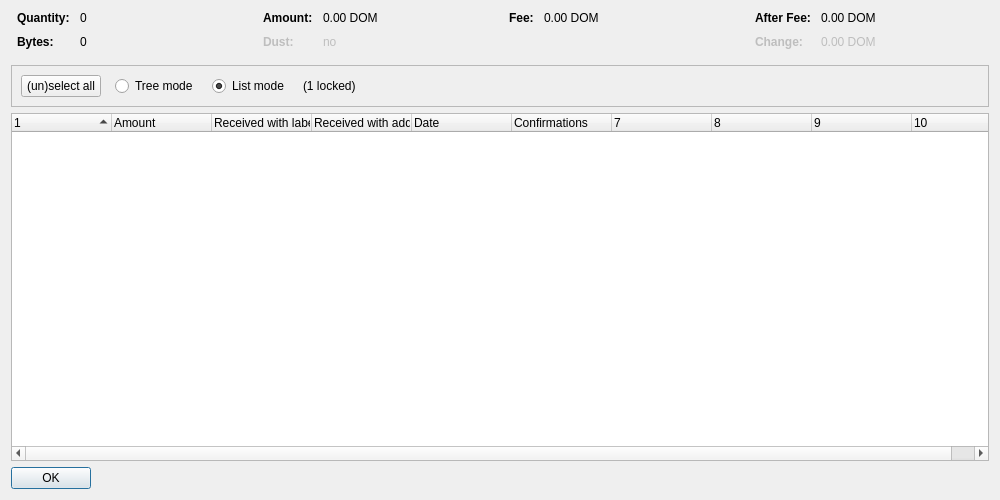
<?xml version="1.0" encoding="UTF-8"?>
<ui version="4.0">
 <class>CoinControlDialog</class>
 <widget class="QDialog" name="CoinControlDialog">
  <property name="geometry">
   <rect>
    <x>0</x>
    <y>0</y>
    <width>1000</width>
    <height>500</height>
   </rect>
  </property>
  <property name="windowTitle">
   <string>Coin Selection</string>
  </property>
  <layout class="QVBoxLayout" name="verticalLayout">
   <item>
    <layout class="QHBoxLayout" name="horizontalLayoutTop" stretch="0,0,0,0">
     <property name="topMargin">
      <number>0</number>
     </property>
     <property name="bottomMargin">
      <number>10</number>
     </property>
     <item>
      <layout class="QFormLayout" name="formLayoutCoinControl1">
       <property name="horizontalSpacing">
        <number>10</number>
       </property>
       <property name="verticalSpacing">
        <number>10</number>
       </property>
       <property name="leftMargin">
        <number>6</number>
       </property>
       <property name="rightMargin">
        <number>6</number>
       </property>
       <item row="0" column="0">
        <widget class="QLabel" name="labelCoinControlQuantityText">
         <property name="font">
          <font>
           <weight>75</weight>
           <bold>true</bold>
          </font>
         </property>
         <property name="text">
          <string>Quantity:</string>
         </property>
        </widget>
       </item>
       <item row="0" column="1">
        <widget class="QLabel" name="labelCoinControlQuantity">
         <property name="cursor">
          <cursorShape>IBeamCursor</cursorShape>
         </property>
         <property name="contextMenuPolicy">
          <enum>Qt::ActionsContextMenu</enum>
         </property>
         <property name="text">
          <string notr="true">0</string>
         </property>
         <property name="textInteractionFlags">
          <set>Qt::LinksAccessibleByMouse|Qt::TextSelectableByKeyboard|Qt::TextSelectableByMouse</set>
         </property>
        </widget>
       </item>
       <item row="1" column="0">
        <widget class="QLabel" name="labelCoinControlBytesText">
         <property name="font">
          <font>
           <weight>75</weight>
           <bold>true</bold>
          </font>
         </property>
         <property name="text">
          <string>Bytes:</string>
         </property>
        </widget>
       </item>
       <item row="1" column="1">
        <widget class="QLabel" name="labelCoinControlBytes">
         <property name="cursor">
          <cursorShape>IBeamCursor</cursorShape>
         </property>
         <property name="contextMenuPolicy">
          <enum>Qt::ActionsContextMenu</enum>
         </property>
         <property name="text">
          <string notr="true">0</string>
         </property>
         <property name="textInteractionFlags">
          <set>Qt::LinksAccessibleByMouse|Qt::TextSelectableByKeyboard|Qt::TextSelectableByMouse</set>
         </property>
        </widget>
       </item>
      </layout>
     </item>
     <item>
      <layout class="QFormLayout" name="formLayoutCoinControl2">
       <property name="horizontalSpacing">
        <number>10</number>
       </property>
       <property name="verticalSpacing">
        <number>10</number>
       </property>
       <property name="leftMargin">
        <number>6</number>
       </property>
       <property name="rightMargin">
        <number>6</number>
       </property>
       <item row="0" column="0">
        <widget class="QLabel" name="labelCoinControlAmountText">
         <property name="font">
          <font>
           <weight>75</weight>
           <bold>true</bold>
          </font>
         </property>
         <property name="text">
          <string>Amount:</string>
         </property>
        </widget>
       </item>
       <item row="0" column="1">
        <widget class="QLabel" name="labelCoinControlAmount">
         <property name="cursor">
          <cursorShape>IBeamCursor</cursorShape>
         </property>
         <property name="contextMenuPolicy">
          <enum>Qt::ActionsContextMenu</enum>
         </property>
         <property name="text">
          <string notr="true">0.00 DOM</string>
         </property>
         <property name="textInteractionFlags">
          <set>Qt::LinksAccessibleByMouse|Qt::TextSelectableByKeyboard|Qt::TextSelectableByMouse</set>
         </property>
        </widget>
       </item>
       <item row="1" column="0">
        <widget class="QLabel" name="labelCoinControlLowOutputText">
         <property name="enabled">
          <bool>false</bool>
         </property>
         <property name="font">
          <font>
           <weight>75</weight>
           <bold>true</bold>
          </font>
         </property>
         <property name="text">
          <string>Dust:</string>
         </property>
        </widget>
       </item>
       <item row="1" column="1">
        <widget class="QLabel" name="labelCoinControlLowOutput">
         <property name="enabled">
          <bool>false</bool>
         </property>
         <property name="cursor">
          <cursorShape>IBeamCursor</cursorShape>
         </property>
         <property name="contextMenuPolicy">
          <enum>Qt::ActionsContextMenu</enum>
         </property>
         <property name="text">
          <string notr="true">no</string>
         </property>
         <property name="textInteractionFlags">
          <set>Qt::LinksAccessibleByMouse|Qt::TextSelectableByKeyboard|Qt::TextSelectableByMouse</set>
         </property>
        </widget>
       </item>
      </layout>
     </item>
     <item>
      <layout class="QFormLayout" name="formLayoutCoinControl3">
       <property name="horizontalSpacing">
        <number>10</number>
       </property>
       <property name="verticalSpacing">
        <number>10</number>
       </property>
       <property name="leftMargin">
        <number>6</number>
       </property>
       <property name="rightMargin">
        <number>6</number>
       </property>
       <item row="0" column="0">
        <widget class="QLabel" name="labelCoinControlFeeText">
         <property name="font">
          <font>
           <weight>75</weight>
           <bold>true</bold>
          </font>
         </property>
         <property name="text">
          <string>Fee:</string>
         </property>
        </widget>
       </item>
       <item row="0" column="1">
        <widget class="QLabel" name="labelCoinControlFee">
         <property name="cursor">
          <cursorShape>IBeamCursor</cursorShape>
         </property>
         <property name="contextMenuPolicy">
          <enum>Qt::ActionsContextMenu</enum>
         </property>
         <property name="text">
          <string notr="true">0.00 DOM</string>
         </property>
         <property name="textInteractionFlags">
          <set>Qt::LinksAccessibleByMouse|Qt::TextSelectableByKeyboard|Qt::TextSelectableByMouse</set>
         </property>
        </widget>
       </item>
      </layout>
     </item>
     <item>
      <layout class="QFormLayout" name="formLayoutCoinControl4">
       <property name="horizontalSpacing">
        <number>10</number>
       </property>
       <property name="verticalSpacing">
        <number>10</number>
       </property>
       <property name="leftMargin">
        <number>6</number>
       </property>
       <property name="rightMargin">
        <number>6</number>
       </property>
       <item row="0" column="0">
        <widget class="QLabel" name="labelCoinControlAfterFeeText">
         <property name="font">
          <font>
           <weight>75</weight>
           <bold>true</bold>
          </font>
         </property>
         <property name="text">
          <string>After Fee:</string>
         </property>
        </widget>
       </item>
       <item row="0" column="1">
        <widget class="QLabel" name="labelCoinControlAfterFee">
         <property name="cursor">
          <cursorShape>IBeamCursor</cursorShape>
         </property>
         <property name="contextMenuPolicy">
          <enum>Qt::ActionsContextMenu</enum>
         </property>
         <property name="text">
          <string notr="true">0.00 DOM</string>
         </property>
         <property name="textInteractionFlags">
          <set>Qt::LinksAccessibleByMouse|Qt::TextSelectableByKeyboard|Qt::TextSelectableByMouse</set>
         </property>
        </widget>
       </item>
       <item row="1" column="0">
        <widget class="QLabel" name="labelCoinControlChangeText">
         <property name="enabled">
          <bool>false</bool>
         </property>
         <property name="font">
          <font>
           <weight>75</weight>
           <bold>true</bold>
          </font>
         </property>
         <property name="text">
          <string>Change:</string>
         </property>
        </widget>
       </item>
       <item row="1" column="1">
        <widget class="QLabel" name="labelCoinControlChange">
         <property name="enabled">
          <bool>false</bool>
         </property>
         <property name="cursor">
          <cursorShape>IBeamCursor</cursorShape>
         </property>
         <property name="contextMenuPolicy">
          <enum>Qt::ActionsContextMenu</enum>
         </property>
         <property name="text">
          <string notr="true">0.00 DOM</string>
         </property>
         <property name="textInteractionFlags">
          <set>Qt::LinksAccessibleByMouse|Qt::TextSelectableByKeyboard|Qt::TextSelectableByMouse</set>
         </property>
        </widget>
       </item>
      </layout>
     </item>
    </layout>
   </item>
   <item>
    <widget class="QFrame" name="frame">
     <property name="minimumSize">
      <size>
       <width>0</width>
       <height>40</height>
      </size>
     </property>
     <property name="frameShape">
      <enum>QFrame::StyledPanel</enum>
     </property>
     <property name="frameShadow">
      <enum>QFrame::Sunken</enum>
     </property>
     <layout class="QHBoxLayout" name="horizontalLayout">
      <item>
       <layout class="QHBoxLayout" name="horizontalLayoutPanel" stretch="0,0,0,0,0">
        <property name="spacing">
         <number>14</number>
        </property>
        <item>
         <widget class="QPushButton" name="pushButtonSelectAll">
          <property name="sizePolicy">
           <sizepolicy hsizetype="Maximum" vsizetype="Fixed">
            <horstretch>0</horstretch>
            <verstretch>0</verstretch>
           </sizepolicy>
          </property>
          <property name="text">
           <string>(un)select all</string>
          </property>
          <property name="autoDefault">
           <bool>false</bool>
          </property>
         </widget>
        </item>
        <item>
         <widget class="QRadioButton" name="radioTreeMode">
          <property name="sizePolicy">
           <sizepolicy hsizetype="Maximum" vsizetype="Fixed">
            <horstretch>0</horstretch>
            <verstretch>0</verstretch>
           </sizepolicy>
          </property>
          <property name="text">
           <string>Tree mode</string>
          </property>
         </widget>
        </item>
        <item>
         <widget class="QRadioButton" name="radioListMode">
          <property name="sizePolicy">
           <sizepolicy hsizetype="Maximum" vsizetype="Fixed">
            <horstretch>0</horstretch>
            <verstretch>0</verstretch>
           </sizepolicy>
          </property>
          <property name="text">
           <string>List mode</string>
          </property>
          <property name="checked">
           <bool>true</bool>
          </property>
         </widget>
        </item>
        <item>
         <widget class="QLabel" name="labelLocked">
          <property name="text">
           <string notr="true">(1 locked)</string>
          </property>
         </widget>
        </item>
        <item>
         <spacer name="horizontalSpacer">
          <property name="orientation">
           <enum>Qt::Horizontal</enum>
          </property>
          <property name="sizeHint" stdset="0">
           <size>
            <width>40</width>
            <height>20</height>
           </size>
          </property>
         </spacer>
        </item>
       </layout>
      </item>
     </layout>
    </widget>
   </item>
   <item>
    <widget class="CoinControlTreeWidget" name="treeWidget">
     <property name="contextMenuPolicy">
      <enum>Qt::CustomContextMenu</enum>
     </property>
     <property name="sortingEnabled">
      <bool>false</bool>
     </property>
     <property name="columnCount">
      <number>10</number>
     </property>
     <attribute name="headerShowSortIndicator" stdset="0">
      <bool>true</bool>
     </attribute>
     <attribute name="headerStretchLastSection">
      <bool>false</bool>
     </attribute>
     <column>
      <property name="text">
       <string/>
      </property>
     </column>
     <column>
      <property name="text">
       <string>Amount</string>
      </property>
     </column>
     <column>
      <property name="text">
       <string>Received with label</string>
      </property>
     </column>
     <column>
      <property name="text">
       <string>Received with address</string>
      </property>
     </column>
     <column>
      <property name="text">
       <string>Date</string>
      </property>
     </column>
     <column>
      <property name="text">
       <string>Confirmations</string>
      </property>
      <property name="toolTip">
       <string>Confirmed</string>
      </property>
     </column>
     <column>
      <property name="text">
       <string/>
      </property>
     </column>
     <column>
      <property name="text">
       <string/>
      </property>
     </column>
     <column>
      <property name="text">
       <string/>
      </property>
     </column>
     <column>
      <property name="text">
       <string/>
      </property>
     </column>
    </widget>
   </item>
   <item>
    <widget class="QDialogButtonBox" name="buttonBox">
     <property name="sizePolicy">
      <sizepolicy hsizetype="Maximum" vsizetype="Fixed">
       <horstretch>0</horstretch>
       <verstretch>0</verstretch>
      </sizepolicy>
     </property>
     <property name="orientation">
      <enum>Qt::Horizontal</enum>
     </property>
     <property name="standardButtons">
      <set>QDialogButtonBox::Ok</set>
     </property>
    </widget>
   </item>
  </layout>
 </widget>
 <customwidgets>
  <customwidget>
   <class>CoinControlTreeWidget</class>
   <extends>QTreeWidget</extends>
   <header>qt/coincontroltreewidget.h</header>
  </customwidget>
 </customwidgets>
 <resources/>
 <connections/>
</ui>
